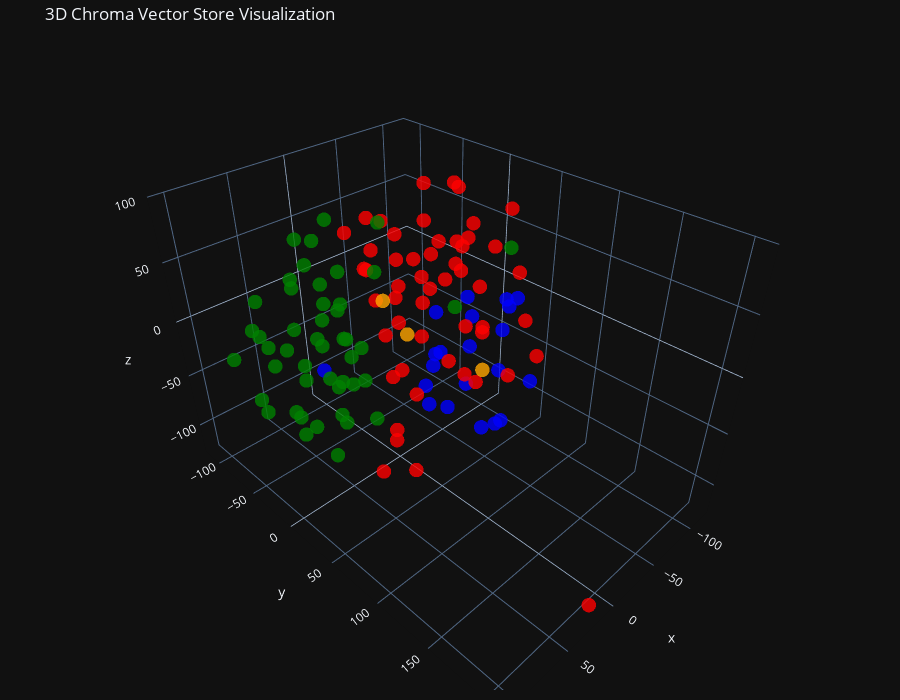

The notebook cell this image was saved under:
### Code cell
tsne = TSNE(n_components=3, random_state=42)
reduced_vectors = tsne.fit_transform(vectors)

# Create the 3D scatter plot
fig = go.Figure(data=[go.Scatter3d(
    x=reduced_vectors[:, 0],
    y=reduced_vectors[:, 1],
    z=reduced_vectors[:, 2],
    mode='markers',
    marker=dict(size=5, color=colors, opacity=0.8),
    text=[f"Type: {t}<br>Text: {d[:100]}..." for t, d in zip(doc_types, documents)],
    hoverinfo='text'
)])

fig.update_layout(
    title='3D Chroma Vector Store Visualization',
    scene=dict(xaxis_title='x', yaxis_title='y', zaxis_title='z'),
    width=900,
    height=700,
    margin=dict(r=20, b=10, l=10, t=40)
)

fig.show()

### Figure 1 — Plotly figure (JSON) as saved in the notebook; plotly's stock layout.template omitted (floating-point values rounded to 4 significant figures)
{"data": [{"hoverinfo": "text", "marker": {"color": ["blue", "blue", "blue", "blue", "blue", "blue", "blue", "blue", "blue", "blue", "blue", "blue", "blue", "blue", "blue", "blue", "blue", "blue", "blue", "blue", "blue", "red", "red", "red", "red", "red", "red", "red", "red", "red", "red", "red", "red", "red", "red", "red", "red", "red", "red", "red", "red", "red", "red", "red", "red", "red", "red", "red", "red", "red", "red", "red", "red", "red", "red", "red", "red", "red", "red", "red", "red", "red", "red", "red", "red", "red", "red", "red", "red", "red", "red", "red", "red", "orange", "orange", "orange", "green", "green", "green", "green", "green", "green", "green", "green", "green", "green", "green", "green", "green", "green", "green", "green", "green", "green", "green", "green", "green", "green", "green", "green", "green", "green", "green", "green", "green", "green", "green", "green", "green", "green", "green", "green", "green", "green", "green", "green", "green", "green", "green", "green", "green", "green", "green"], "opacity": 0.8, "size": 5}, "mode": "markers", "text": ["Type: products<br>Text: # Product Summary\n\n# Rellm: AI-Powered Enterprise Reinsurance Solution\n\n## Summary\n\nRellm is an inno...", "Type: products<br>Text: ### Seamless Integrations\nRellm's architecture is designed for effortless integration with existing ...", "Type: products<br>Text: ### Regulatory Compliance Tools\nRellm includes built-in compliance tracking features to help organiz...", "Type: products<br>Text: Join the growing number of organizations leveraging Rellm to enhance their reinsurance processes whi...", "Type: products<br>Text: Experience the future of reinsurance with Rellm, where innovation meets reliability. Let Insurellm h...", "Type: products<br>Text: # Product Summary\n\n# Markellm\n\n## Summary\n\nMarkellm is an innovative two-sided marketplace designed ...", "Type: products<br>Text: - **User-Friendly Interface**: Designed with user experience in mind, Markellm features an intuitive...", "Type: products<br>Text: - **Customer Support**: Our dedicated support team is always available to assist both consumers and ...", "Type: products<br>Text: ### For Insurance Companies:\n- **Basic Listing Fee**: $199/month for a featured listing on the platf...", "Type: products<br>Text: ### Q3 2025\n- Initiate a comprehensive marketing campaign targeting both consumers and insurers to i...", "Type: products<br>Text: # Product Summary\n\n# Homellm\n\n## Summary\nHomellm is an innovative home insurance product developed b...", "Type: products<br>Text: ### 2. Dynamic Pricing Model\nWith Homellm's innovative dynamic pricing model, insurance providers ca...", "Type: products<br>Text: ### 5. Multi-Channel Integration\nHomellm seamlessly integrates into existing insurance platforms, pr...", "Type: products<br>Text: - **Basic Tier:** Starting at $5,000/month for small insurers with basic integration features.\n- **S...", "Type: products<br>Text: All tiers include a comprehensive training program and ongoing updates to ensure optimal performance...", "Type: products<br>Text: With Homellm, Insurellm is committed to transforming the landscape of home insurance, ensuring both ...", "Type: products<br>Text: # Product Summary\n\n# Carllm\n\n## Summary\n\nCarllm is an innovative auto insurance product developed by...", "Type: products<br>Text: - **Instant Quoting**: With Carllm, insurance companies can offer near-instant quotes to customers, ...", "Type: products<br>Text: - **Mobile Integration**: Carllm is designed to work seamlessly with mobile applications, providing ...", "Type: products<br>Text: - **Professional Tier**: $2,500/month\n  - For medium-sized companies.\n  - All Basic Tier features pl...", "Type: products<br>Text: ### Q2 2025: Customer Experience Improvements\n- Launch of a new **mobile app** for end-users.\n- Intr...", "Type: contracts<br>Text: # Contract with GreenField Holdings for Markellm\n\n**Effective Date:** November 15, 2023  \n**Contract...", "Type: contracts<br>Text: ## Renewal\n1. **Automatic Renewal**: This contract will automatically renew for sequential one-year ...", "Type: contracts<br>Text: ## Features\n1. **AI-Powered Matching**: Access to advanced algorithms that connect GreenField Holdin...", "Type: contracts<br>Text: ## Support\n1. **Customer Support Access**: The Client will have access to dedicated support through ...", "Type: contracts<br>Text: **Signatures:**  \n_________________________                           _________________________  \n**...", "Type: contracts<br>Text: # Contract with Apex Reinsurance for Rellm: AI-Powered Enterprise Reinsurance Solution\n\n## Terms\n\n1....", "Type: contracts<br>Text: ## Renewal\n\n1. **Automatic Renewal**: This Agreement will automatically renew for successive one-yea...", "Type: contracts<br>Text: 2. **Seamless Integrations**: The architecture of Rellm allows for easy integration with existing sy...", "Type: contracts<br>Text: 1. **Technical Support**: Provider shall offer dedicated technical support to the Client via phone, ...", "Type: contracts<br>Text: **Insurellm, Inc.**  \n_____________________________  \nAuthorized Signature   \nDate: ________________...", "Type: contracts<br>Text: # Contract with Greenstone Insurance for Homellm\n\n---\n\n## Terms\n\n1. **Parties**: This Contract (\"Agr...", "Type: contracts<br>Text: 4. **Payment Terms**: \n   - The Customer shall pay an amount of $10,000 per month for the Standard T...", "Type: contracts<br>Text: ---\n\n## Features\n\n- **AI-Powered Risk Assessment**: Customer will have access to enhanced risk evalu...", "Type: contracts<br>Text: - **Customer Portal**: A dedicated portal will be provided, allowing the Customer's clients to manag...", "Type: contracts<br>Text: ______________________________  \n[Name], [Title]  \nDate: ______________________\n\n**For Greenstone In...", "Type: contracts<br>Text: # Contract with Roadway Insurance Inc. for Carllm\n\n---\n\n## Terms\n\n1. **Agreement Effective Date**: T...", "Type: contracts<br>Text: ---\n\n## Renewal\n\n1. **Automatic Renewal**: This agreement will automatically renew for an additional...", "Type: contracts<br>Text: ---\n\n## Features\n\n1. **Access to Core Features**: Roadway Insurance Inc. will have access to all Pro...", "Type: contracts<br>Text: ---\n\n## Support\n\n1. **Technical Support**: Roadway Insurance Inc. will receive priority technical su...", "Type: contracts<br>Text: # Contract with Stellar Insurance Co. for Rellm\n\n## Terms\nThis contract is made between **Insurellm*...", "Type: contracts<br>Text: ### Termination\nEither party may terminate this agreement with a **30-day written notice**. In the e...", "Type: contracts<br>Text: ## Features\nStellar Insurance Co. will receive access to the following features of the Rellm product...", "Type: contracts<br>Text: ## Support\nInsurellm provides Stellar Insurance Co. with the following support services:\n\n- **24/7 T...", "Type: contracts<br>Text: # Contract with TechDrive Insurance for Carllm\n\n**Contract Date:** October 1, 2024  \n**Contract Dura...", "Type: contracts<br>Text: ## Renewal\n\n1. **Automatic Renewal**: This contract shall automatically renew for additional one-yea...", "Type: contracts<br>Text: ## Support\n\n1. **Customer Support**: Insurellm will provide 24/7 customer support to TechDrive Insur...", "Type: contracts<br>Text: **TechDrive Insurance Representative:**  \nName: Sarah Johnson  \nTitle: Operations Director  \nDate: _...", "Type: contracts<br>Text: # Contract with Belvedere Insurance for Markellm\n\n## Terms\nThis Contract (\"Agreement\") is made and e...", "Type: contracts<br>Text: ## Renewal\n1. **Renewal Terms**: This Agreement may be renewed for additional one-year terms upon mu...", "Type: contracts<br>Text: ## Features\n1. **AI-Powered Matching**: Belvedere Insurance will benefit from Markellm's AI-powered ...", "Type: contracts<br>Text: ## Support\n1. **Technical Support**: Technical support will be available from 9 AM to 7 PM EST, Mond...", "Type: contracts<br>Text: **Belvedere Insurance**  \nSignature: ______________________  \nName: [Authorized Signatory]  \nTitle: ...", "Type: contracts<br>Text: # Contract with Velocity Auto Solutions for Carllm\n\n**Contract Date:** October 1, 2023  \n**Contract ...", "Type: contracts<br>Text: ## Renewal\n\n1. **Automatic Renewal**: This contract will automatically renew for successive 12-month...", "Type: contracts<br>Text: ## Support\n\n1. **Customer Support**: Velocity Auto Solutions will have access to Insurellm’s custome...", "Type: contracts<br>Text: # Contract with GreenValley Insurance for Homellm\n\n**Contract Date:** October 6, 2023  \n**Contract N...", "Type: contracts<br>Text: 4. **Confidentiality:** Both parties agree to maintain the confidentiality of proprietary informatio...", "Type: contracts<br>Text: 1. **AI-Powered Risk Assessment:** Access to advanced AI algorithms for real-time risk evaluations.\n...", "Type: contracts<br>Text: 3. **Regular Updates:** Insurellm will offer ongoing updates and enhancements to the Homellm platfor...", "Type: contracts<br>Text: # Contract with EverGuard Insurance for Rellm: AI-Powered Enterprise Reinsurance Solution\n\n**Contrac...", "Type: contracts<br>Text: 4. **Usage Rights**: EverGuard Insurance is granted a non-exclusive, non-transferable license to acc...", "Type: contracts<br>Text: 1. **Core Functionality**: Rellm provides EverGuard Insurance with advanced AI-driven analytics, sea...", "Type: contracts<br>Text: 1. **Customer Support**: Insurellm will provide EverGuard Insurance with 24/7 customer support, incl...", "Type: contracts<br>Text: ---\n\n**Signatures**  \n**For Insurellm**: __________________________  \n**Name**: John Smith  \n**Title...", "Type: contracts<br>Text: # Contract with BrightWay Solutions for Markellm\n\n**Contract Date:** October 5, 2023  \n**Contract ID...", "Type: contracts<br>Text: 3. **Service Level Agreement (SLA):**  \n   Insurellm commits to a 99.9% uptime for the platform with...", "Type: contracts<br>Text: 2. **Real-Time Quote Availability:**  \n   Consumers sourced via BrightWay Solutions will receive rea...", "Type: contracts<br>Text: 3. **Training and Onboarding:**  \n   Insurellm agrees to provide one free training session on how to...", "Type: contracts<br>Text: # Contract with Pinnacle Insurance Co. for Homellm\n\n## Terms\nThis contract (\"Contract\") is entered i...", "Type: contracts<br>Text: ## Renewal\n1. **Renewal Terms**: At the end of the initial term, this Contract shall automatically r...", "Type: contracts<br>Text: ## Features\n1. **AI-Powered Risk Assessment**: Utilized for tailored underwriting decisions specific...", "Type: contracts<br>Text: ## Support\n1. **Technical Support**: Insurellm shall provide 24/7 technical support via an email and...", "Type: company<br>Text: # Overview of Insurellm\n\nInsurellm is an innovative insurance tech firm with 200 employees across th...", "Type: company<br>Text: # Careers at Insurellm\n\nInsurellm is hiring! We are looking for talented software engineers, data sc...", "Type: company<br>Text: # About Insurellm\n\nInsurellm was founded by Avery Lancaster in 2015 as an insurance tech startup des...", "Type: employees<br>Text: # HR Record\n\n# Alex Chen\n\n## Summary\n- **Date of Birth:** March 15, 1990  \n- **Job Title:** Backend ...", "Type: employees<br>Text: ## Annual Performance History\n- **2020:**  \n  - Completed onboarding successfully.  \n  - Met expecta...", "Type: employees<br>Text: ## Compensation History\n- **2020:** Base Salary: $80,000  \n- **2021:** Base Salary Increase to $90,0...", "Type: employees<br>Text: Alex Chen continues to be a vital asset at Insurellm, contributing significantly to innovative backe...", "Type: employees<br>Text: # HR Record\n\n# Oliver Spencer\n\n## Summary\n- **Date of Birth**: May 14, 1990  \n- **Job Title**: Backe...", "Type: employees<br>Text: ## Annual Performance History\n- **2018**: **3/5** - Adaptable team player but still learning to take...", "Type: employees<br>Text: ## Compensation History\n- **March 2018**: Initial salary of $80,000.\n- **July 2019**: Salary increas...", "Type: employees<br>Text: # HR Record\n\n# Emily Tran\n\n## Summary\n- **Date of Birth:** March 18, 1991  \n- **Job Title:** Digital...", "Type: employees<br>Text: - **January 2017 - May 2018**: Marketing Intern  \n  - Supported the Marketing team by collaborating ...", "Type: employees<br>Text: - **2021**:  \n  - Performance Rating: Meets Expectations  \n  - Key Achievements: Contributed to the ...", "Type: employees<br>Text: - **Professional Development Goals**:  \n  - Emily Tran aims to become a Marketing Manager within the...", "Type: employees<br>Text: # HR Record\n\n# Jordan Blake\n\n## Summary\n- **Date of Birth:** March 15, 1993  \n- **Job Title:** Sales...", "Type: employees<br>Text: ## Annual Performance History\n- **2021:** First year at Insurellm; achieved 90% of monthly targets. ...", "Type: employees<br>Text: ## Other HR Notes\n- Jordan has shown an interest in continuing education, actively participating in ...", "Type: employees<br>Text: # Avery Lancaster\n\n## Summary\n- **Date of Birth**: March 15, 1985  \n- **Job Title**: Co-Founder & Ch...", "Type: employees<br>Text: - **2010 - 2013**: Business Analyst at Edge Analytics  \n  Prior to joining Innovate, Avery worked as...", "Type: employees<br>Text: - **2018**: **Exceeds Expectations**  \n  Under Avery’s pivoted vision, Insurellm launched two new su...", "Type: employees<br>Text: - **2022**: **Satisfactory**  \n  Avery focused on rebuilding team dynamics and addressing employee c...", "Type: employees<br>Text: ## Compensation History\n- **2015**: $150,000 base salary + Significant equity stake  \n- **2016**: $1...", "Type: employees<br>Text: ## Other HR Notes\n- **Professional Development**: Avery has actively participated in leadership trai...", "Type: employees<br>Text: # HR Record\n\n# Maxine Thompson\n\n## Summary\n- **Date of Birth:** January 15, 1991  \n- **Job Title:** ...", "Type: employees<br>Text: ## Insurellm Career Progression\n- **January 2017 - October 2018**: **Junior Data Engineer**  \n  * Ma...", "Type: employees<br>Text: ## Annual Performance History\n- **2017**: *Meets Expectations*  \n  Maxine showed potential in her ro...", "Type: employees<br>Text: - **2021**: *Exceeds Expectations*  \n  Maxine spearheaded the transition to a new data warehousing s...", "Type: employees<br>Text: ## Compensation History\n- **2017**: $70,000 (Junior Data Engineer)  \n- **2018**: $75,000 (Junior Dat...", "Type: employees<br>Text: # Samantha Greene\n\n## Summary\n- **Date of Birth:** October 14, 1990\n- **Job Title:** HR Generalist\n-...", "Type: employees<br>Text: ## Annual Performance History\n- **2020:** Exceeds Expectations  \n  Samantha Greene demonstrated exce...", "Type: employees<br>Text: ## Compensation History\n- **2020:** Base Salary - $55,000  \n  The entry-level salary matched industr...", "Type: employees<br>Text: - **2023:** Base Salary - $70,000  \n  Recognized for substantial improvement in employee relations m...", "Type: employees<br>Text: # HR Record\n\n# Alex Thomson\n\n## Summary\n- **Date of Birth:** March 15, 1995  \n- **Job Title:** Sales...", "Type: employees<br>Text: ## Annual Performance History  \n- **2022** - Rated as \"Exceeds Expectations.\" Alex Thomson achieved ...", "Type: employees<br>Text: ## Other HR Notes\n- Alex Thomson is an active member of the Diversity and Inclusion committee at Ins...", "Type: employees<br>Text: # HR Record\n\n# Samuel Trenton\n\n## Summary\n- **Date of Birth:** April 12, 1989  \n- **Job Title:** Sen...", "Type: employees<br>Text: ## Annual Performance History\n- **2023:** Rating: 4.5/5  \n  *Samuel exceeded expectations, successfu...", "Type: employees<br>Text: ## Compensation History\n- **2023:** Base Salary: $115,000 + Bonus: $15,000  \n  *Annual bonus based o...", "Type: employees<br>Text: - **Engagement in Company Culture:** Regularly participates in team-building events and contributes ...", "Type: employees<br>Text: # HR Record\n\n# Alex Harper\n\n## Summary\n- **Date of Birth**: March 15, 1993  \n- **Job Title**: Sales ...", "Type: employees<br>Text: ## Annual Performance History  \n- **2021**:  \n  - **Performance Rating**: 4.5/5  \n  - **Key Achievem...", "Type: employees<br>Text: - **2022**:  \n  - **Base Salary**: $65,000 (Promotion to Senior SDR)  \n  - **Bonus**: $13,000 (20% o...", "Type: employees<br>Text: # HR Record\n\n# Jordan K. Bishop\n\n## Summary\n- **Date of Birth:** March 15, 1990\n- **Job Title:** Fro...", "Type: employees<br>Text: ## Annual Performance History\n- **2019:** Exceeds Expectations - Continuously delivered high-quality...", "Type: employees<br>Text: ## Compensation History\n- **June 2018:** Starting Salary - $85,000\n- **June 2019:** Salary Increase ...", "Type: employees<br>Text: ## Other HR Notes\n- Jordan K. Bishop has been an integral part of club initiatives, including the In...", "Type: employees<br>Text: # HR Record\n\n# Emily Carter\n\n## Summary\n- **Date of Birth:** August 12, 1990  \n- **Job Title:** Acco...", "Type: employees<br>Text: - **2017-2019:** Marketing Intern  \n  - Assisted with market research and campaign development for s...", "Type: employees<br>Text: ## Compensation History\n| Year | Base Salary | Bonus         | Total Compensation |\n|------|--------...", "Type: employees<br>Text: Emily Carter exemplifies the kind of talent that drives Insurellm's success and is an invaluable ass..."], "x": [-57.35, -70.07, -54.43, 4.484, -27.38, 2.164, -8.414, 12.21, -62.93, 26.93, -44.86, -55.72, -25.25, -43.45, -22.75, -16.56, -71.93, -83.46, -105.1, 0.3715, 10.52, -14.44, -62.95, -49.66, -63.0, 67.51, -44.8, -2.7, -81.56, -32.18, 57.59, -29.98, -80.84, -42.25, 11.97, 44.05, -88.58, -79.78, 25.95, -43.27, -61.62, -65.78, -36.97, -43.4, -97.16, -93.69, 53.66, 44.12, -37.8, -54.58, -4.496, -22.0, 38.5, -92.67, -52.09, -70.73, -32.4, -19.97, -52.53, 1.829, -20.08, -26.46, -47.99, -15.68, -7.904, -29.83, -28.29, -20.75, -27.97, -63.14, -78.7, -72.02, 15.84, 3.313, 4.438, -9.024, 70.59, 65.0, 23.5, 30.6, 90.99, 62.45, 71.31, 35.48, -116.7, 83.83, 22.5, 45.73, 17.72, 46.84, 36.53, 24.06, 25.79, 7.213, 97.9, 58.04, -9.214, 25.29, 38.3, 15.83, 47.99, 98.55, 88.07, 105.3, 2.215, 19.37, 90.84, 64.82, 87.7, -103.5, 71.42, 104.8, 59.03, 32.07, 67.37, 66.99, 53.26, 69.67, 67.48, 60.09, 59.59, 55.45, 24.37], "y": [19.95, 51.3, 71.54, 93.39, 16.07, 50.5, 27.09, -80.05, -24.56, 61.17, 34.91, 55.71, 50.01, 70.48, 82.54, 26.09, 11.75, 34.53, 19.06, 129.8, 65.96, -41.1, 3.879, 7.408, -38.55, 60.06, -7.014, 35.67, 50.09, -70.29, 64.25, -63.81, 40.31, 76.42, 9.381, 67.96, -16.09, 3.62, 96.62, -110.6, -35.8, -36.46, 54.63, -15.56, -25.4, 3.755, 35.47, 53.06, -39.22, -24.03, 68.15, -47.75, 42.45, -47.32, 24.62, -77.89, 67.72, 44.14, 35.13, 64.37, 0.2635, 26.55, 40.84, -13.48, -19.76, -10.37, 100.3, -17.37, -44.84, -66.73, -16.13, 79.05, 205.6, 17.27, -7.133, 80.66, 37.64, -20.55, 8.275, -51.98, 41.12, -0.5934, -72.27, -16.76, 11.49, -41.65, -39.28, 16.92, -5.802, -1.845, -25.6, -74.74, -94.07, -80.74, -68.85, -31.74, -52.29, -60.01, -24.5, -35.38, -76.21, 13.22, -0.1366, -24.0, -90.08, 9.513, -44.06, -31.92, 8.752, -38.35, -57.5, -14.19, 10.02, -32.2, -23.48, 28.86, 2.57, -86.83, 8.01, -14.37, -55.73, -50.21, -32.65], "z": [10.06, 9.338, 31.56, -39.86, 7.587, 2.349, -63.13, -74.77, -79.61, -8.594, -22.56, -40.11, -40.06, -74.49, -58.7, -20.35, -17.35, -25.26, -12.38, 17.25, -33.6, 43.11, 92.65, -52.42, -55.82, -62.46, 41.26, 45.59, 33.31, 8.367, -37.22, 57.14, 81.65, -27.43, -35.63, -71.29, 29.13, 58.51, 18.82, 24.06, 4.041, 52.35, 7.343, -4.256, 0.1611, -46.23, 82.36, 64.93, 27.2, 89.94, 28.73, -6.708, -52.31, 21.13, 63.32, 24.61, 78.52, 78.39, -60.52, 77.29, 48.88, 39.98, 31.06, -9.606, 76.33, -85.45, 36.91, -59.34, -41.47, -17.75, 85.77, -23.43, -122.4, 2.411, 21.05, -3.5, 3.185, -70.93, 58.07, 62.89, 20.28, -88.81, 20.8, -2.301, 27.56, 0.738, 6.699, 10.57, -81.46, 38.15, 89.88, 32.3, 12.84, 6.443, -16.1, 80.45, -82.16, -34.13, -49.22, -37.31, -35.15, -22.99, -52.56, -24.71, -33.33, 93.68, -55.29, 45.86, 12.18, -43.43, -29.49, 32.52, -15.28, -84.63, -27.15, 33.17, -60.0, -11.69, 51.32, 9.996, -79.61, -0.5902, 42.88], "type": "scatter3d"}], "layout": {"margin": {"r": 20, "b": 10, "l": 10, "t": 40}, "title": {"text": "3D Chroma Vector Store Visualization"}, "scene": {"xaxis": {"title": {"text": "x"}}, "yaxis": {"title": {"text": "y"}}, "zaxis": {"title": {"text": "z"}}}, "width": 900, "height": 700}}
